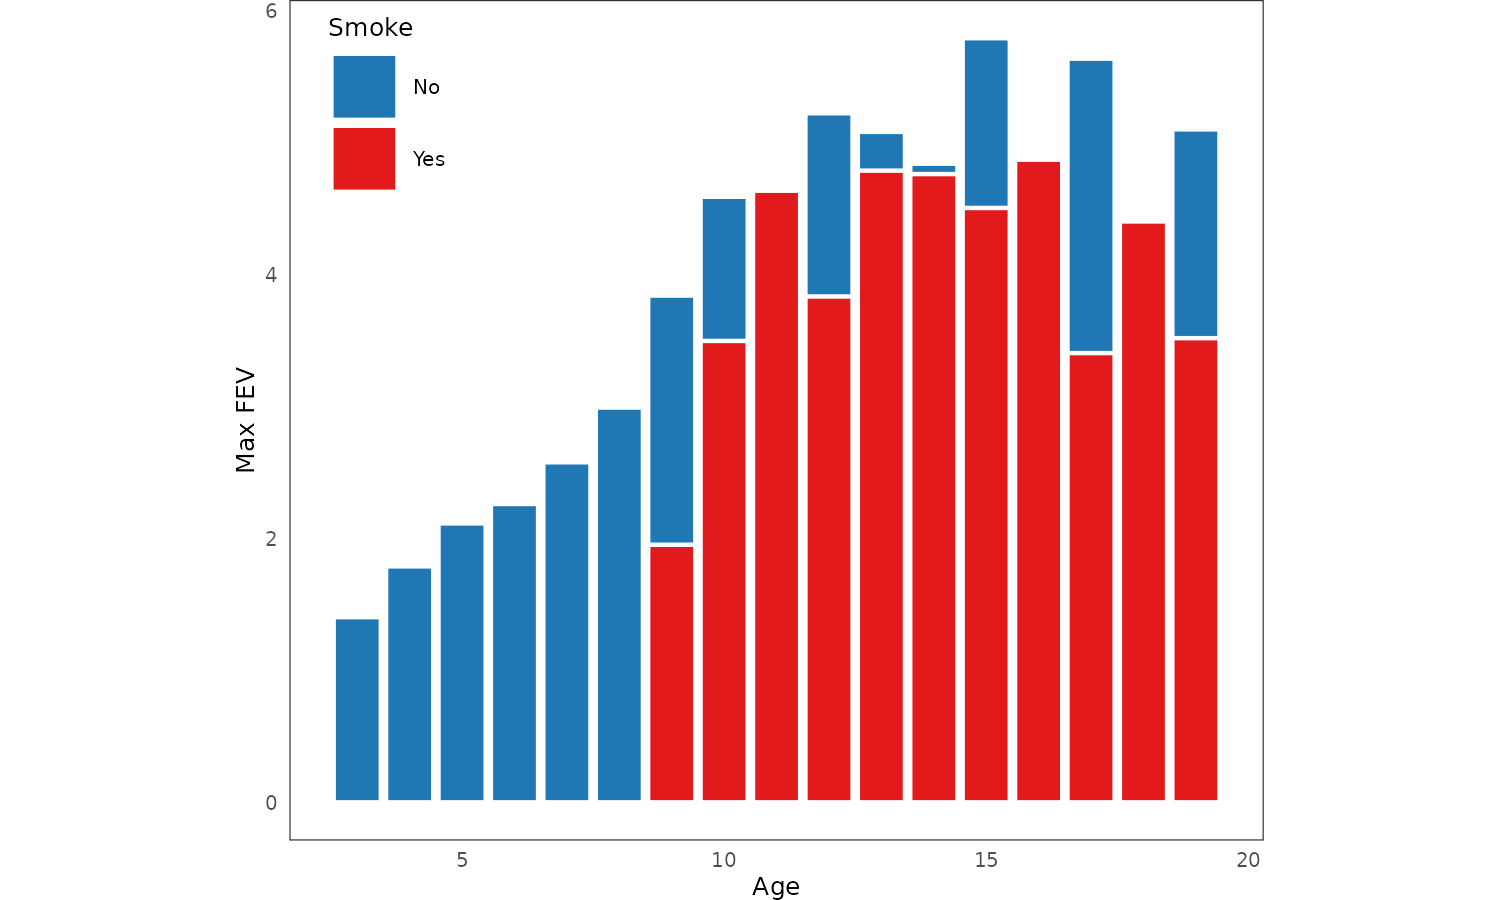

Reproduce this figure in R.
source("./figures/defaults.R")

fev <- read.csv("./data/fev.csv")
fev$smoke <- factor(fev$smoke, labels = c("No", "Yes"))

fev2 <- aggregate(fev ~ age + smoke, FUN = max, data = fev)

p <- ggplot(fev2, aes(age, fev, fill = smoke)) +
  geom_bar(stat = "identity", position = "identity", col = "white") +
  scale_fill_manual(values = pal_dark_3) +
  labs(x = "Age", y = "Max FEV", fill = "Smoke") +
  theme(plot.margin = unit(c(0, 2, 0, 2), units = "cm"),
        legend.position = c(0.1, 0.875))

ggsave("./figures/grammar-barplot-maximums.png", p, dpi = 300,
       width = def_width, height = def_height, units = "in")

